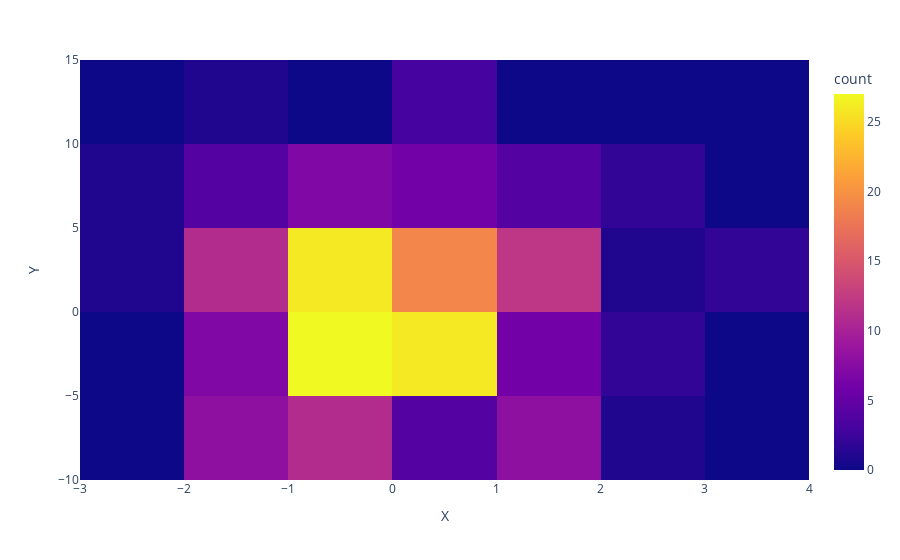

Write notebook code for a chart like this one.
### Code cell
px.density_heatmap(df, x='X', y='Y')
#px.line(df, x='X', y='Y')
#px.scatter(df, x='X', y='Y')
#px.area(df, x='X', y='Y')
#px.histogram(df, x="X")

### Figure 1 — Plotly figure (JSON) as saved in the notebook; plotly's stock layout.template omitted (floating-point values rounded to 4 significant figures; data arrays with more than 128 entries replaced by an {"elided": "..."} marker saying what was removed)
{"data": [{"coloraxis": "coloraxis", "hovertemplate": "X=%{x}<br>Y=%{y}<br>count=%{z}<extra></extra>", "name": "", "type": "histogram2d", "x": {"elided": "200 float values"}, "xaxis": "x", "xbingroup": "x", "y": {"elided": "200 float values"}, "yaxis": "y", "ybingroup": "y"}], "layout": {"coloraxis": {"colorbar": {"title": {"text": "count"}}, "colorscale": [[0, "#0d0887"], [0.1111, "#46039f"], [0.2222, "#7201a8"], [0.3333, "#9c179e"], [0.4444, "#bd3786"], [0.5556, "#d8576b"], [0.6667, "#ed7953"], [0.7778, "#fb9f3a"], [0.8889, "#fdca26"], [1, "#f0f921"]]}, "legend": {"tracegroupgap": 0}, "margin": {"t": 60}, "xaxis": {"anchor": "y", "domain": [0, 1], "title": {"text": "X"}}, "yaxis": {"anchor": "x", "domain": [0, 1], "title": {"text": "Y"}}}}
